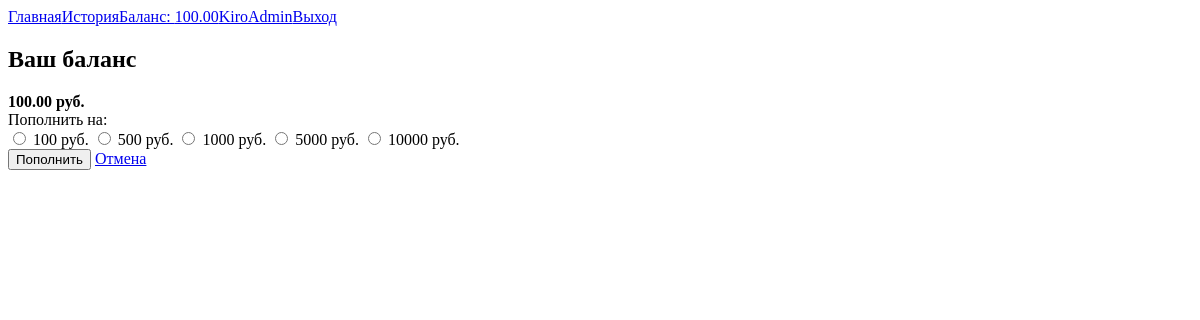
The app's page /balance (signed in), older data.
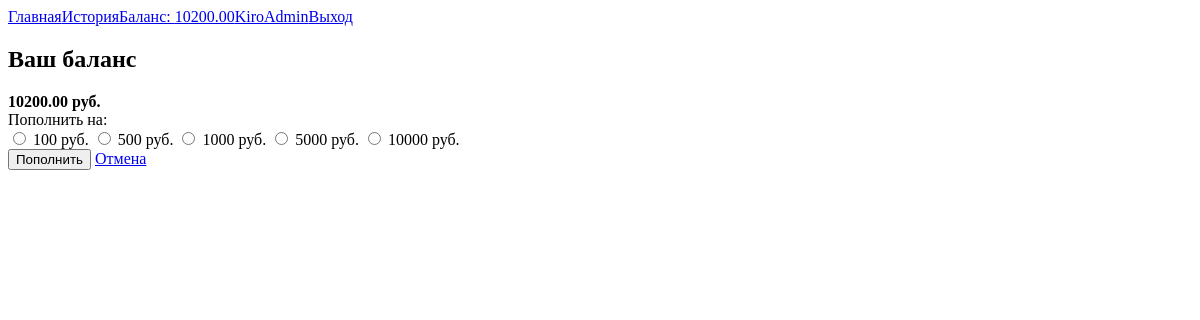
The same page, newer data.
### MainApp/models.py (models this page shows)
class userB(User):
    balance = models.DecimalField(
        max_digits=10,
        decimal_places=2,
        default=0.00)
    proxy = True

### MainApp/modules/profile.py (the view)
# urls.py: path('balance', profile.Balance, name='balance'),
def Balance(request):
    user = userB.objects.get(pk=request.user)
    if request.method == 'POST':
        print(request.POST)
        if request.POST['income']:
            user.balance += int(request.POST['income'])
            user.save()
            return redirect('/')
    return render(request, 'htmls/balance.html', {'balance': user.balance})

### MainApp/templates/htmls/balance.html (shortened to what this page needs)
{% extends 'htmls/main.html' %}
{% block content %}
<div class="balance-container">
    <h2>Ваш баланс</h2>
    <div class="balance-amount">
        <strong>{{ balance|floatformat:2 }} руб.</strong>
    </div>
    <form method="post">
        <div class="form-group">
            <label class="form-label">Пополнить на:</label>
            <div class="amount-options">
                <label><input type="radio" name="income" value="100" required> 100 руб.</label>
                <label><input type="radio" name="income" value="500"> 500 руб.</label>
                <label><input type="radio" name="income" value="1000"> 1000 руб.</label>
                <label><input type="radio" name="income" value="5000"> 5000 руб.</label>
                <label><input type="radio" name="income" value="10000"> 10000 руб.</label>
            </div>
        </div>
        <button type="submit" class="btn btn-outline-success">Пополнить</button>
        <a href="/" class="btn btn-cancel">Отмена</a>
    </form>
</div>
{% endblock %}

### MainApp/templates/htmls/main.html (shortened to what this page needs)
<!DOCTYPE html>
<html lang="ru">
<head>
    {% load static %}
    <link rel="stylesheet" href="{% static 'css/main.css' %}">
    <link rel="stylesheet" href="https://cdnjs.cloudflare.com/ajax/libs/font-awesome/6.4.0/css/all.min.css">
</head>
<header>
    <div><a href="{% url 'home' %}">Главная</a></div>
    <div>
        <a href="{% url 'history' %}">История</a>
        {% if user.is_authenticated %}
        <a href="{% url 'balance' %}">Баланс: {{balance}}</a>
        <a href="{% url 'profile' %}">{{ user }}</a>
        <a href="{% url 'logout' %}">Выход</a>
        {% else %}
        <a href="{% url 'signup' %}">Регистрация</a>
        <a href="{% url 'login' %}">Вход</a>
        {% endif %}
    </div>
</header>
<body>
{% block content %}{% endblock %}
</body>
</html>

Row changes from the older to the newer data that the page shows:
changed userB: balance "100.00" → "10200.00"
